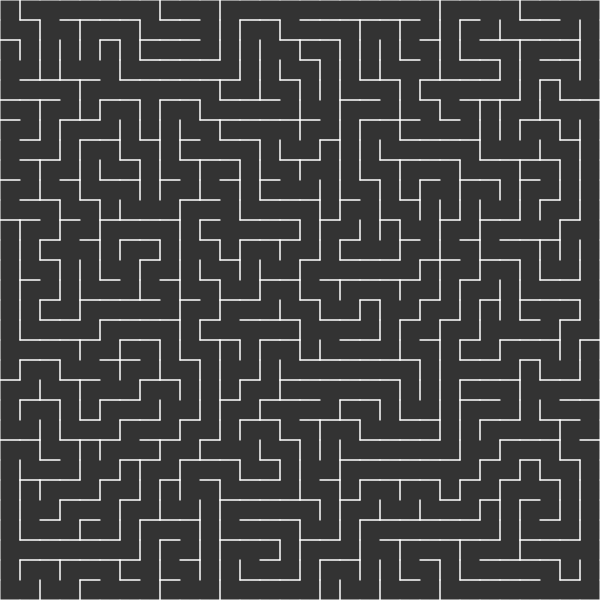
Frame 1 (no input)
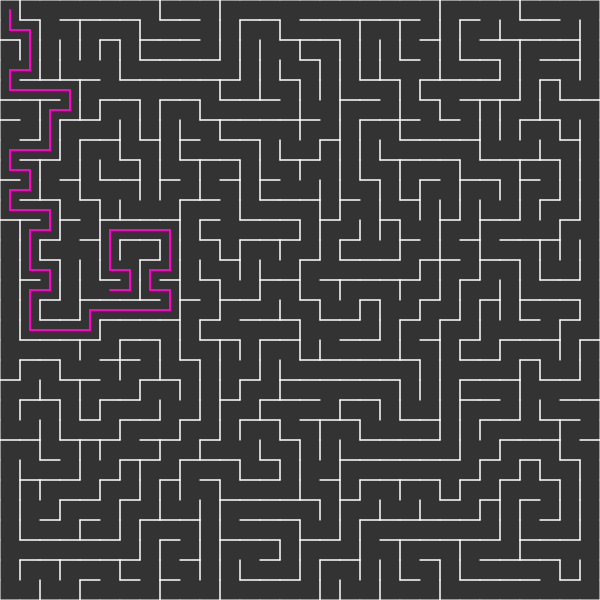
Frame 60 (no input)
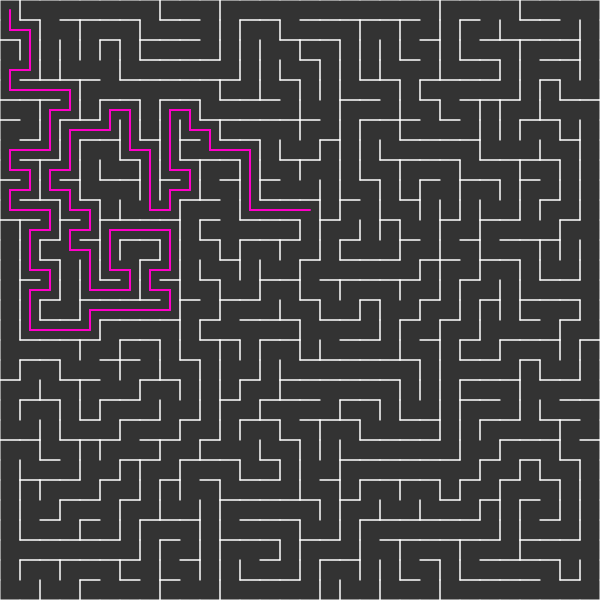
Frame 120 (the mouse pressed at the canvas centre since frame 60)

The p5.js sketch that drew these frames (run headless with seeded random() and noise() and a simulated clock; from frame 60 on, the mouse is pressed at the canvas centre):

// p5.js sketch
// ── sketch.js
// Daniel Shiffman
// Nature of Code: Intelligence and Learning
// https://github.com/shiffman/NOC-S17-2-Intelligence-Learning

// Videos
// https://youtu.be/HyK_Q5rrcr4
// https://youtu.be/D8UgRyRnvXU
// https://youtu.be/8Ju_uxJ9v44
// https://youtu.be/_p5IH0L63wo

// Depth-first search
// Recursive backtracker
// https://en.wikipedia.org/wiki/Maze_generation_algorithm

var cols, rows;
var w = 20;
var grid = [];

var current;

var stack = [];

function setup() {
  createCanvas(600, 600);
  cols = floor(width / w);
  rows = floor(height / w);
  //frameRate(5);

  // Create the grid
  for (var j = 0; j < rows; j++) {
    for (var i = 0; i < cols; i++) {
      var cell = new Cell(i, j);
      grid.push(cell);
    }
  }

  // Create the maze all at once
  createMaze();

  // Start and end
  start = grid[0];
  end = grid[grid.length - 1];

  // openSet starts with beginning only (A*)
  openSet.push(start);
}

function draw() {
  background(51);
  // Draw maze
  for (var i = 0; i < grid.length; i++) {
    grid[i].show();
  }
  // Animate A*
  astar();
}


function createMaze() {
  // Start with the first spot
  var current = grid[0];
  current.visited = true;

  // STEP 1
  while (true) {
    // STEP 1: check available neighbors and pick a random one
    var next = current.checkNeighbors();
    // If it's valid
    if (next) {
      // It's done
      next.visited = true;

      // STEP 2: Keep track of where were in the stack
      stack.push(current);

      // STEP 3: Remove wallks between
      removeWalls(current, next);

      // STEP 4: Keep going
      current = next;
    } else if (stack.length > 0) {
      // Go back to the stack
      current = stack.pop();
      // All done
    } else {
      break;
    }
  }
}

// Find the 1D spot in array for 2D location
function index(i, j) {
  if (i < 0 || j < 0 || i > cols-1 || j > rows-1) {
    return -1;
  }
  return i + j * cols;
}


// Remove any walls between
function removeWalls(a, b) {
  var x = a.i - b.i;
  if (x === 1) {
    a.walls[3] = false;
    b.walls[1] = false;
  } else if (x === -1) {
    a.walls[1] = false;
    b.walls[3] = false;
  }
  var y = a.j - b.j;
  if (y === 1) {
    a.walls[0] = false;
    b.walls[2] = false;
  } else if (y === -1) {
    a.walls[2] = false;
    b.walls[0] = false;
  }
}

// AStar stuff

// Function to delete element from the array
function removeFromArray(arr, elt) {
  // Could use indexOf here instead to be more efficient
  for (var i = arr.length - 1; i >= 0; i--) {
    if (arr[i] == elt) {
      arr.splice(i, 1);
    }
  }
}

// An educated guess of how far it is between two points
function heuristic(a, b) {
  // var d = dist(a.i, a.j, b.i, b.j);
  var d = abs(a.i - b.i) + abs(a.j - b.j);
  return d;
}


// Open and closed set
var openSet = [];
var closedSet = [];

// Start and end
var start;
var end;

// The road taken
var path = [];

function astar() {
  // Am I still searching?
  if (openSet.length > 0) {
    // Best next option
    var winner = 0;
    for (var i = 0; i < openSet.length; i++) {
      if (openSet[i].f < openSet[winner].f) {
        winner = i;
      }
    }
    var current = openSet[winner];

    // Did I finish?
    if (current === end) {
      noLoop();
      console.log("DONE!");
    }

    // Best option moves from openSet to closedSet
    removeFromArray(openSet, current);
    closedSet.push(current);

    // Check all the neighbors
    var neighbors = current.getOptions();
    for (var i = 0; i < neighbors.length; i++) {
      var neighbor = neighbors[i];

      // Valid next spot?
      if (!closedSet.includes(neighbor)) {
        var tempG = current.g + heuristic(neighbor, current);

        // Is this a better path than before?
        var newPath = false;
        if (openSet.includes(neighbor)) {
          if (tempG < neighbor.g) {
            neighbor.g = tempG;
            newPath = true;
          }
        } else {
          neighbor.g = tempG;
          newPath = true;
          openSet.push(neighbor);
        }

        // Yes, it's a better path
        if (newPath) {
          neighbor.h = heuristic(neighbor, end);
          neighbor.f = neighbor.g + neighbor.h;
          neighbor.previous = current;
        }
      }

    }
    // Uh oh, no solution
  } else {
    console.log('no solution');
    noLoop();
    return;
  }

  // Find the path by working backwards
  path = [];
  var temp = current;
  path.push(temp);
  while (temp.previous) {
    path.push(temp.previous);
    temp = temp.previous;
  }


  // Drawing path as continuous line
  noFill();
  stroke(255, 0, 200);
  strokeWeight(2);
  beginShape();
  for (var i = 0; i < path.length; i++) {
    vertex(path[i].i * w + w / 2, path[i].j * w + w / 2);
  }
  endShape();

}

// ── cell.js
// Daniel Shiffman
// Nature of Code: Intelligence and Learning
// https://github.com/shiffman/NOC-S17-2-Intelligence-Learning

// Videos
// https://youtu.be/HyK_Q5rrcr4
// https://youtu.be/D8UgRyRnvXU
// https://youtu.be/8Ju_uxJ9v44
// https://youtu.be/_p5IH0L63wo

// Depth-first search
// Recursive backtracker
// https://en.wikipedia.org/wiki/Maze_generation_algorithm

// Each cell
function Cell(i, j) {
  this.i = i;
  this.j = j;
  // Any walls?
  this.walls = [true, true, true, true];
  // Has this been visited yet? (DFS)
  this.visited = false;

  // f, g, and h values for A*
  this.f = 0;
  this.g = 0;
  this.h = 0;

  // Where can I go next? (A*)
  this.getOptions = function() {
    var options = [];
    if (!this.walls[0]) options.push(grid[index(i, j - 1)]);
    if (!this.walls[1]) options.push(grid[index(i + 1, j)]);
    if (!this.walls[2]) options.push(grid[index(i, j + 1)]);
    if (!this.walls[3]) options.push(grid[index(i - 1, j)]);
    return options;
  }

  // Are there any available neighbors still? (DFS)
  this.checkNeighbors = function() {
    var neighbors = [];

    var top = grid[index(i, j - 1)];
    var right = grid[index(i + 1, j)];
    var bottom = grid[index(i, j + 1)];
    var left = grid[index(i - 1, j)];

    if (top && !top.visited) {
      neighbors.push(top);
    }
    if (right && !right.visited) {
      neighbors.push(right);
    }
    if (bottom && !bottom.visited) {
      neighbors.push(bottom);
    }
    if (left && !left.visited) {
      neighbors.push(left);
    }

    if (neighbors.length > 0) {
      var r = floor(random(0, neighbors.length));
      return neighbors[r];
    } else {
      return undefined;
    }
  }

  // Draw the cell
  this.show = function() {
    stroke(255);
    strokeWeight(1);
    var x = this.i * w;
    var y = this.j * w;
    stroke(255);
    if (this.walls[0]) {
      line(x, y, x + w, y);
    }
    if (this.walls[1]) {
      line(x + w, y, x + w, y + w);
    }
    if (this.walls[2]) {
      line(x + w, y + w, x, y + w);
    }
    if (this.walls[3]) {
      line(x, y + w, x, y);
    }
  }
}
